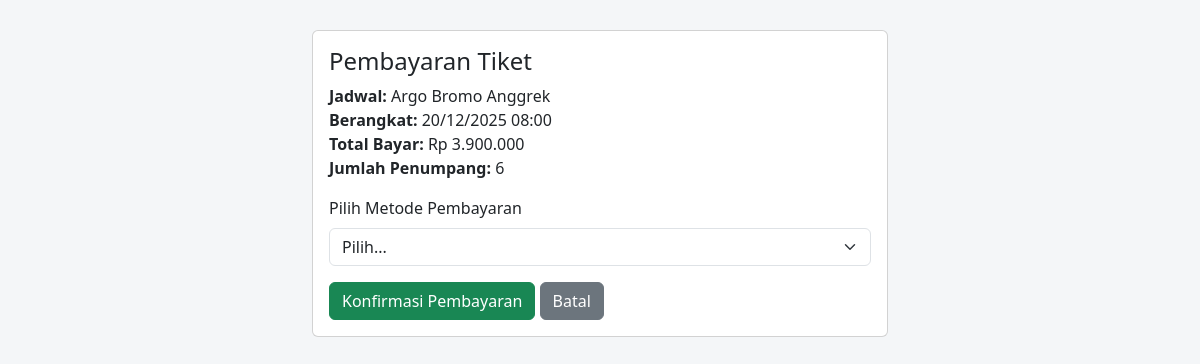
The app's page /payment.php?booking_id=3 with its own data.
### tables this page shows
CREATE TABLE `bookings` (
  `booking_id` int(11) NOT NULL,
  `user_id` int(11) NOT NULL,
  `schedule_id` int(11) NOT NULL,
  `booking_date` datetime DEFAULT current_timestamp(),
  `total_amount` decimal(10,2) NOT NULL,
  `payment_status` enum('pending','paid','cancelled') DEFAULT 'pending',
  `payment_method` varchar(50) DEFAULT NULL,
  `seats` int(11) DEFAULT 1,
  `status` enum('PENDING','CONFIRMED','PAID','CANCELLED') DEFAULT 'PENDING',
  `created_at` timestamp NOT NULL DEFAULT current_timestamp()
);

CREATE TABLE `trains` (
  `train_id` int(11) NOT NULL,
  `train_name` varchar(100) NOT NULL,
  `total_carriages` int(11) DEFAULT 0
);

CREATE TABLE `schedules` (
  `schedule_id` int(11) NOT NULL,
  `train_id` int(11) NOT NULL,
  `origin_station_id` int(11) NOT NULL,
  `destination_station_id` int(11) NOT NULL,
  `departure_time` datetime NOT NULL,
  `arrival_time` datetime NOT NULL,
  `price` decimal(10,2) NOT NULL
);

### payment.php (the view, shortened to what this page needs)
<?php
include_once 'db_config.php';
$booking_id = isset($_GET['booking_id']) ? (int)$_GET['booking_id'] : 0;
$conn = function_exists('get_db_connection') ? get_db_connection() : (isset($conn) ? $conn : null);
$booking = null;
if ($conn) {
    $stmt = $conn->prepare("SELECT b.booking_id, b.seats, b.total_amount, b.status, s.train_name, sch.departure_time, sch.arrival_time FROM bookings b JOIN schedules sch ON b.schedule_id = sch.schedule_id JOIN trains s ON sch.train_id = s.train_id WHERE b.booking_id = ?");
    $stmt->bind_param('i', $booking_id);
    $stmt->execute();
    $res = $stmt->get_result();
    $booking = $res->fetch_assoc();
}
?>
<!doctype html>
<html lang="id">
<head>
  <link href="https://cdn.jsdelivr.net/npm/bootstrap@5.3.8/dist/css/bootstrap.min.css" rel="stylesheet">
</head>
<body>
  <div class="container">
    <div class="card">
      <div class="card-body">
        <h4 class="card-title">Pembayaran Tiket</h4>
        <p><strong>Jadwal:</strong> <?= htmlspecialchars($booking['train_name']) ?><br>
        <strong>Berangkat:</strong> <?= date('d/m/Y H:i', strtotime($booking['departure_time'])) ?><br>
        <strong>Total Bayar:</strong> Rp <?= number_format($booking['total_amount'], 0, ',', '.') ?><br>
        <strong>Jumlah Penumpang:</strong> <?= htmlspecialchars($booking['seats']) ?></p>
        <form method="post">
          <div class="mb-3">
            <label class="form-label">Pilih Metode Pembayaran</label>
            <select name="payment_method" class="form-select" required>
              <option value="">Pilih...</option>
            </select>
          </div>
          <button type="submit" class="btn btn-success">Konfirmasi Pembayaran</button>
          <a href="search.php" class="btn btn-secondary">Batal</a>
        </form>
      </div>
    </div>
  </div>
</body>
</html>

### payment.php (style rules this page uses)
body { background: #f4f6f8; }
.container { max-width: 600px; margin-top: 30px; }

### records on screen
bookings: trains.train_name "Argo Bromo Anggrek", schedule.departure_time "20/12/2025 08:00", total_amount "3.900.000", seats "6"
